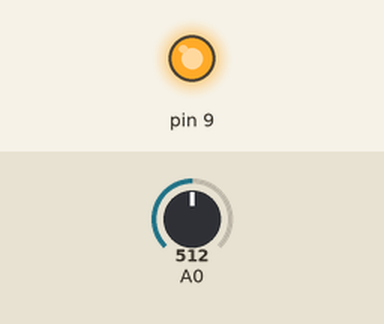
Bench run of a sketch on a simulated Arduino Uno, built with avr-gcc and run on an emulated ATmega328P. Parts: output pins drawn as LEDs (lit = HIGH). The inputs (shaded band) are chosen by the test bench; at power-on: A0 = 512.

Above: at 1.2 s.
1.3 s: A0 set to 122
At 2.5 s:
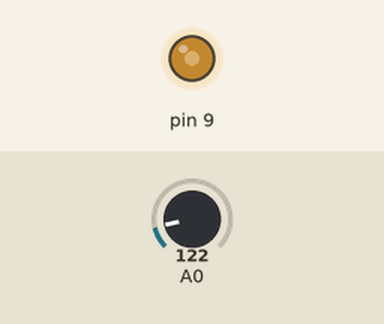
2.8 s: A0 set to 0
At 3.9 s:
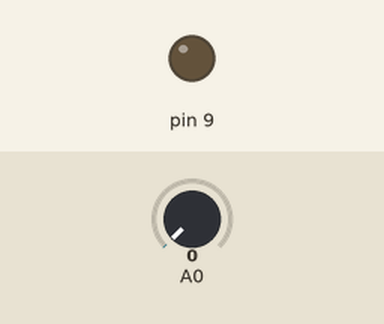
4.3 s: A0 set to 306
At 5.2 s:
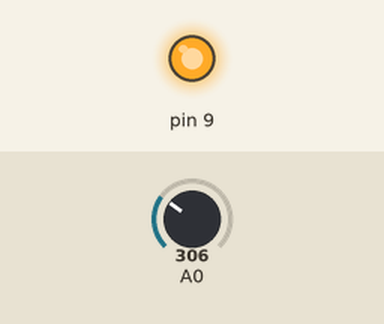
Timing chart, 0 to 7.3 s (numbered marks = the images above; inputs shaded):
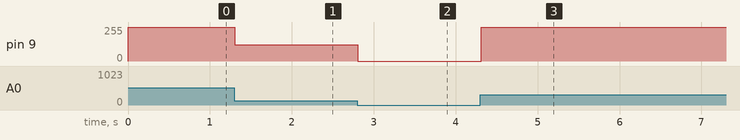

The sketch:

sketch.ino
```cpp
// Sketches for "Outputs that vary". Display only.

// region: sam
int level = 0;

void setup() {
}

void loop() {
  level = analogRead(A0);
  analogWrite(9, level);
  delay(50);
}
// endregion
```

Measured:
- after the input at 1.3 s, pin 9: 255/255 → 122/255 at once
- after the input at 2.8 s, pin 9: 122/255 → 0/255 at once
- after the input at 4.3 s, pin 9: 0/255 → 255/255 at once
